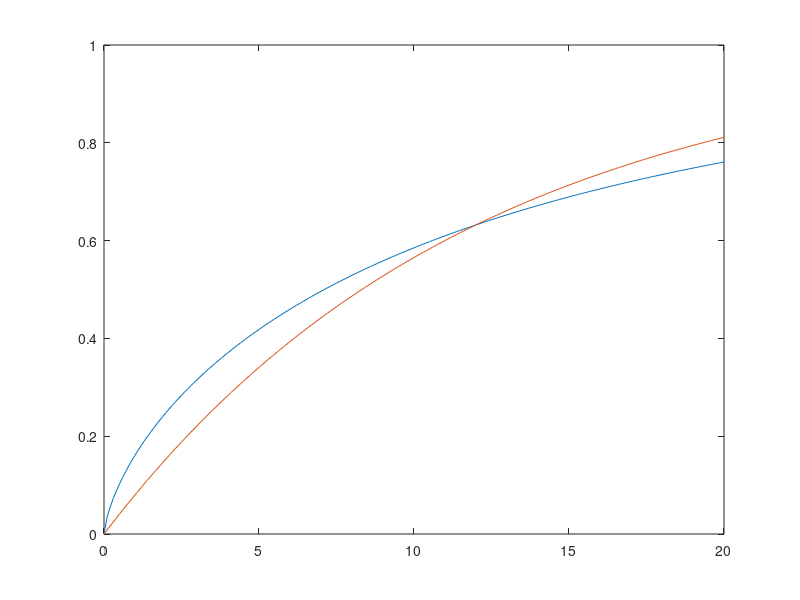

Reproduce this figure in MATLAB.
t = 0:0.1:20;
A = 12;
C = 5*3600;
h1 = wblcdf(t,A,0.7);%wblpdf(t,3,0.7) ./ (1-wblcdf(t,3,0.7));
%h2 = %wblpdf(t,11,2.5) ./ (1-wblcdf(t,11,2.5));
h3 = wblcdf(t,A,1);%wblpdf(t,A,1) ./ (1-wblcdf(t,A,1));
plot(t,h1,t, h3);

